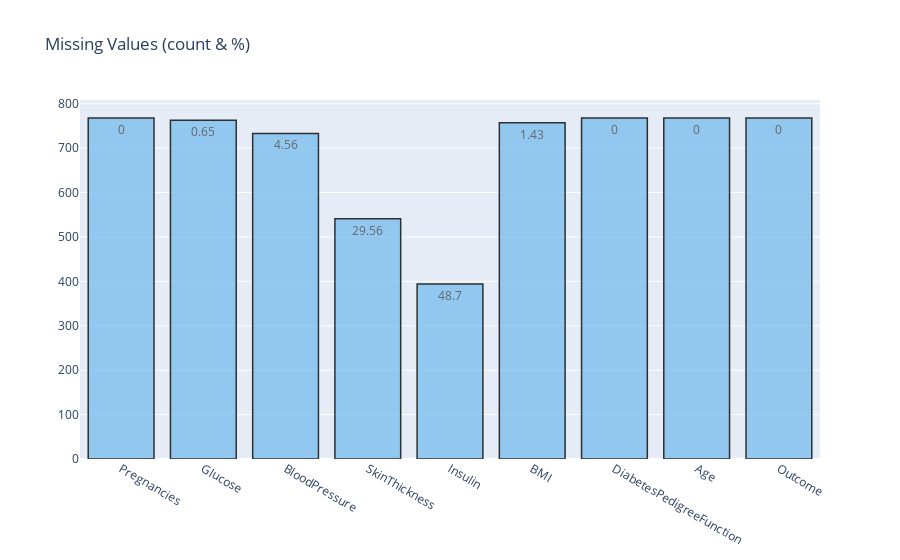

The cell this chart's notebook holds for it:
### Code cell
# Plotting 
missing_plot(data, 'Outcome')

### Figure 1 — Plotly figure (JSON) as saved in the notebook; plotly's stock layout.template omitted (floating-point values rounded to 4 significant figures)
{"data": [{"marker": {"color": "#7EC0EE", "line": {"color": "#000000", "width": 1.5}}, "opacity": 0.8, "text": [0, 0.65, 4.56, 29.56, 48.7, 1.43, 0, 0, 0], "textposition": "auto", "type": "bar", "x": ["Pregnancies", "Glucose", "BloodPressure", "SkinThickness", "Insulin", "BMI", "DiabetesPedigreeFunction", "Age", "Outcome"], "y": [768, 763, 733, 541, 394, 757, 768, 768, 768]}], "layout": {"title": {"text": "Missing Values (count & %)"}}}
